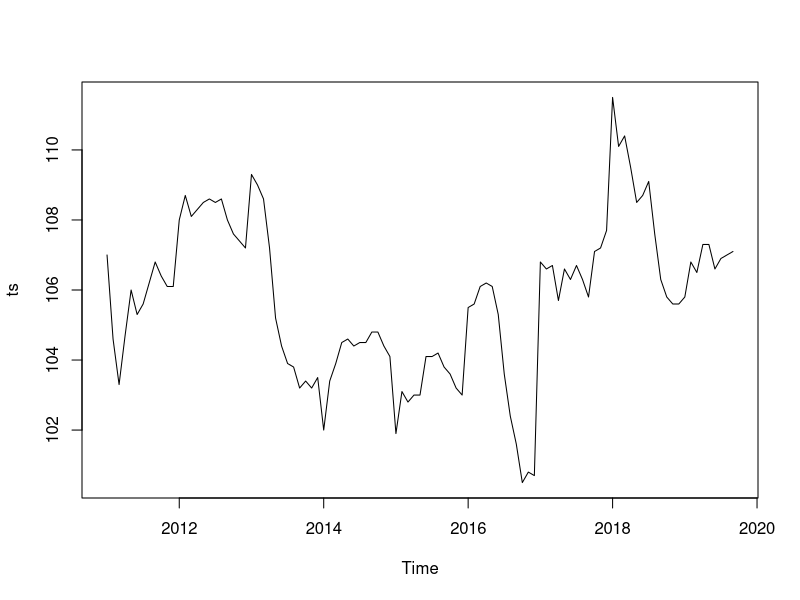
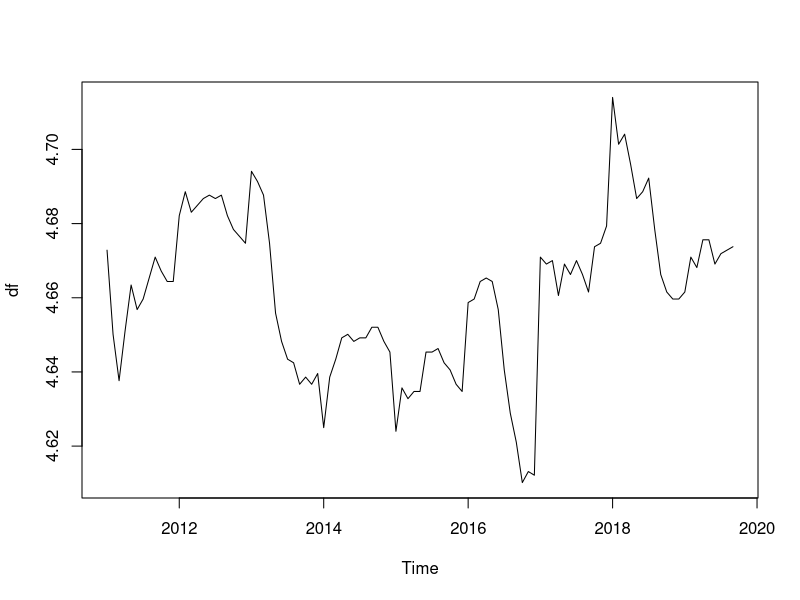
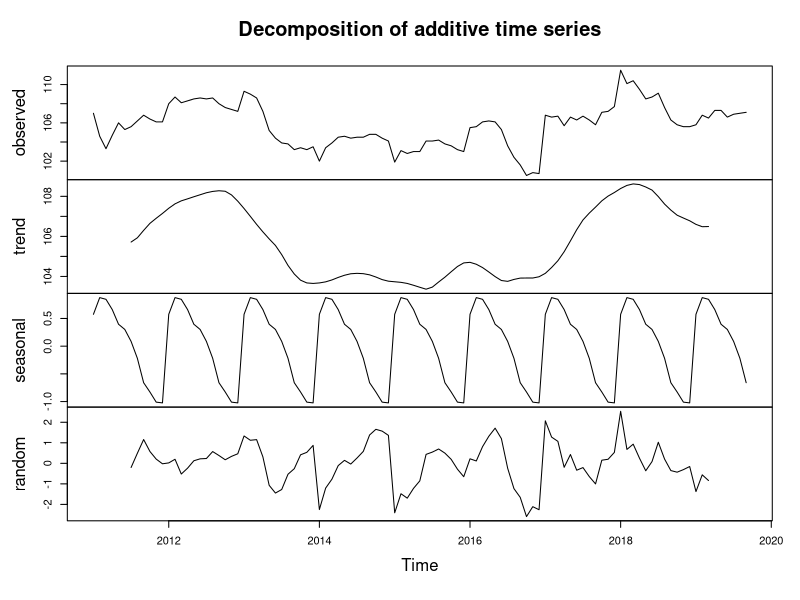
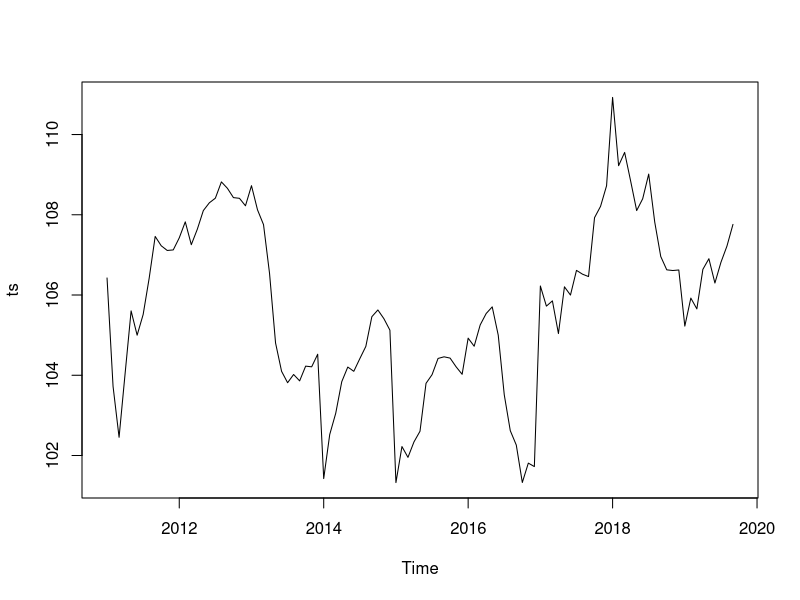
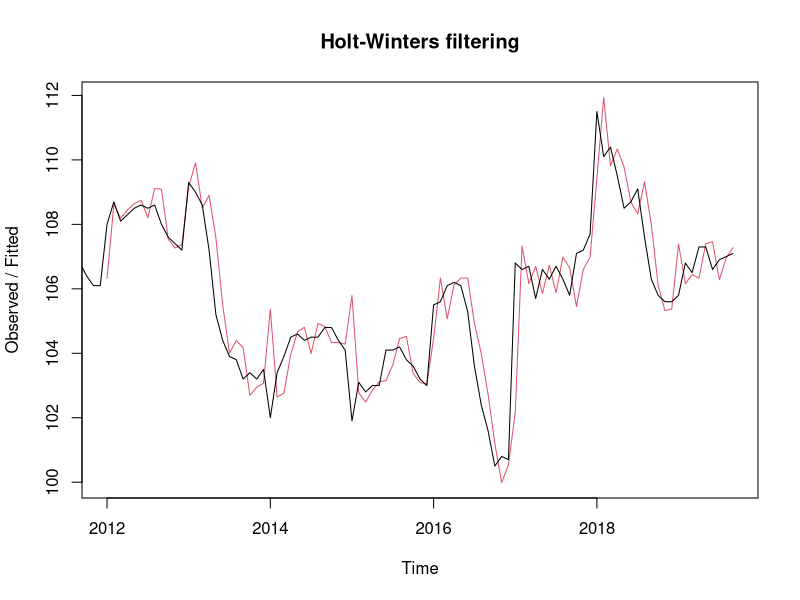
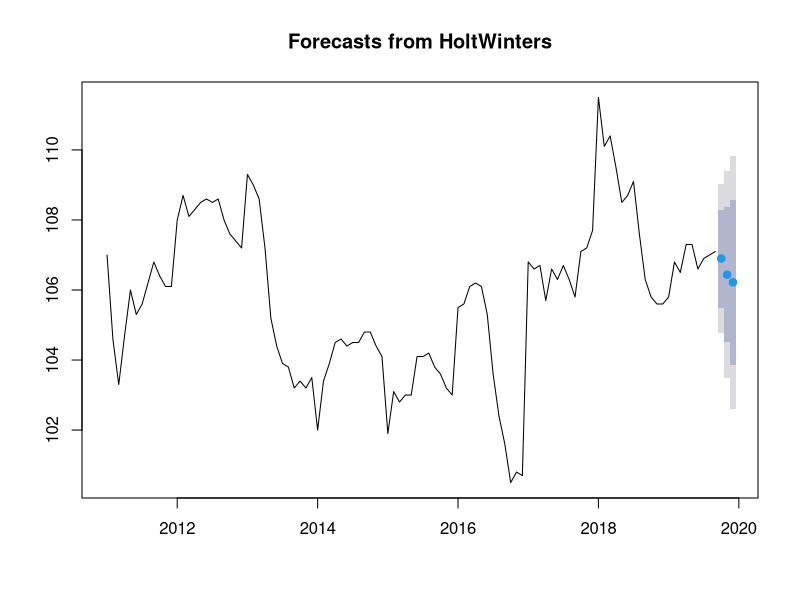
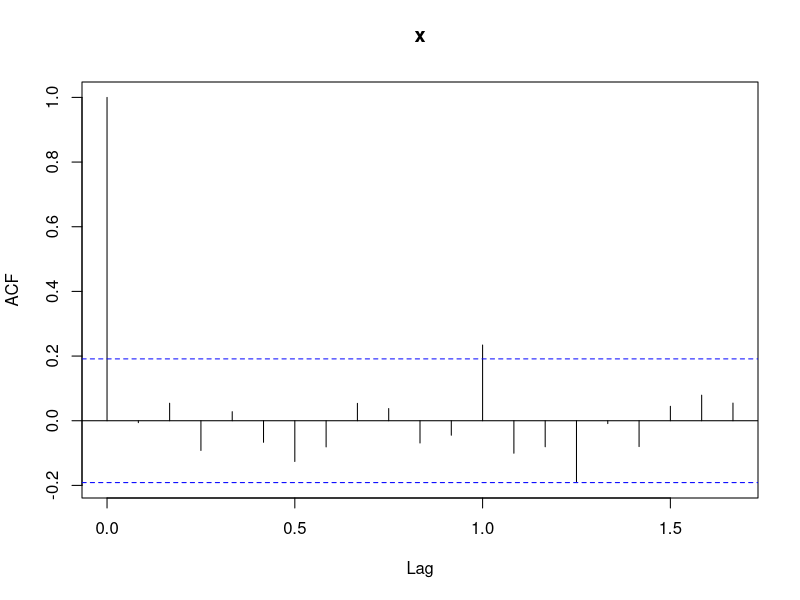
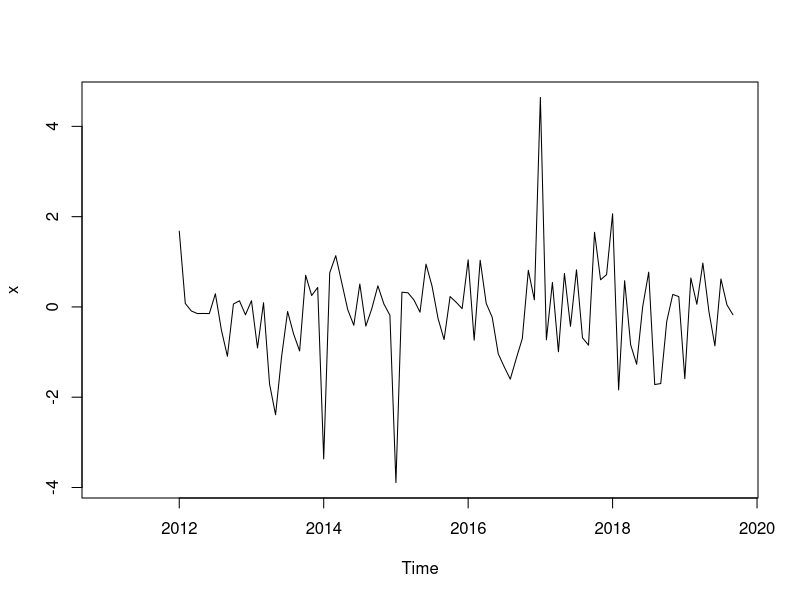

Here is the R script that generated these plots, in order:
## ---- chunk 1
library(readxl)
library(forecast)
## ---- chunk 2

plotForecastErrors <- function(forecasterrors)
{
  # make a histogram of the forecast errors:
  mybinsize <- IQR(forecasterrors,na.rm = T)/4
  mysd   <- sd(forecasterrors, na.rm = T)
  mymin  <- min(forecasterrors,na.rm = T) - mysd*5
  mymax  <- max(forecasterrors, na.rm = T) + mysd*3
  # generate normally distributed data with mean 0 and standard deviation mysd
  mynorm <- rnorm(10000, mean=0, sd=mysd)
  mymin2 <- min(mynorm)
  mymax2 <- max(mynorm)
  if (mymin2 < mymin) { mymin <- mymin2 }
  if (mymax2 > mymax) { mymax <- mymax2 }
  # make a red histogram of the forecast errors, with the normally distributed data overlaid:
  mybins <- seq(mymin, mymax, mybinsize)
  hist(forecasterrors, col="red", freq=FALSE, breaks=mybins)
  # freq=FALSE ensures the area under the histogram = 1
  # generate normally distributed data with mean 0 and standard deviation mysd
  myhist <- hist(mynorm, plot=FALSE)
  # plot the normal curve as a blue line on top of the histogram of forecast errors:
  points(myhist$mids, myhist$density, type="l", col="blue", lwd=2)
}

growth <- function(present, past) {
  (present - past) / past
}

## ---- chunk 3
# library(readxl)

df <- read_xlsx("ts-3.xlsx")

ts = ts(df,start=c(2011,1), frequency = c(12))
## ---- chunk 4
ts.plot(ts)

## ---- chunk 5
log_ts <- log(ts)
plot.ts(log_ts)

## ---- chunk 6
ts_components <- decompose(ts)
## ---- chunk 7
ts_components$seasonal
## ---- chunk 8
plot(ts_components)
## ---- chunk 9

ts_seasonall <- ts - ts_components$seasonal

## ---- chunk 10
plot(ts_seasonall)

## ---- chunk 11
ts_forcaste <- HoltWinters(ts)
ts_forcaste
#
## ---- chunk 12
ts_forcaste$SSE

## ---- chunk 13
plot(ts_forcaste)
## ---- chunk 14
ts_forcaste2 = forecast:::forecast.HoltWinters(ts_forcaste, h= 3)
HW_pred = (as.data.frame(ts_forcaste2))[1]
HW_pred=HW_pred[3,]
## ---- chunk 15
forecast:::plot.forecast(ts_forcaste2)
## ---- chunk 16
acf(ts_forcaste2$residuals, lag.max=20, na.action = na.pass)
Box.test(ts_forcaste2$residuals, lag=20, type="Ljung-Box")
## ---- chunk 17
plot.ts(ts_forcaste2$residuals)

## ---- chunk 18
plotForecastErrors(ts_forcaste2$residuals)
## ---- chunk 19
plot.ts(ts)
ts_diff1 <-  diff(ts, differences = 1)

plot.ts(ts_diff1)
## ---- chunk 20

acf(ts_diff1, lag.max=20)             # plot a correlogram
## ---- chunk 21
acf(ts_diff1, lag.max=20, plot=FALSE) # get the autocorrelation values
## ---- chunk 22
pacf(ts_diff1, lag.max=20)             # plot a partial correlogram
pacf(ts_diff1, lag.max=20, plot=FALSE) # get the partial autocorrelation values
## ---- chunk 23
ts_arima = Arima(ts, order=c(0,1,0),seasonal = list(order = c(0,1,0)))
ts_arima
## ---- chunk 24
ts_arima_forecast = forecast(ts_arima,h = 3)

arima_pred = ts_arima_forecast[4]
arima_pred = arima_pred$mean[3]
forecast:::plot.forecast(ts_arima_forecast)
## ---- chunk 25
acf(ts_arima_forecast$residuals, lag.max=20)
Box.test(ts_arima_forecast$residuals, lag=20, type="Ljung-Box")
## ---- chunk 26
plot.ts(ts_arima_forecast$residuals)            # make time plot of forecast errors
plotForecastErrors(ts_arima_forecast$residuals)
## ---- chunk 27

fit3 <- auto.arima(ts, seasonal = T)
fit3

fit_forecast = forecast(fit3,h=3)
auto.arima_pred = (as.data.frame(fit_forecast))[1][c(3),]
plot(fit_forecast)
# str(fit)
## ---- chunk 28
HW_pred

arima_pred

auto.arima_pred
## ---- chunk 29
df = rbind(HW_pred, arima_pred, auto.arima_pred)
df = as.data.frame(t(df))
rownames(df) = "nov-19"
writexl::write_xlsx(df,"economy-activity-indicator-19.xlsx")
